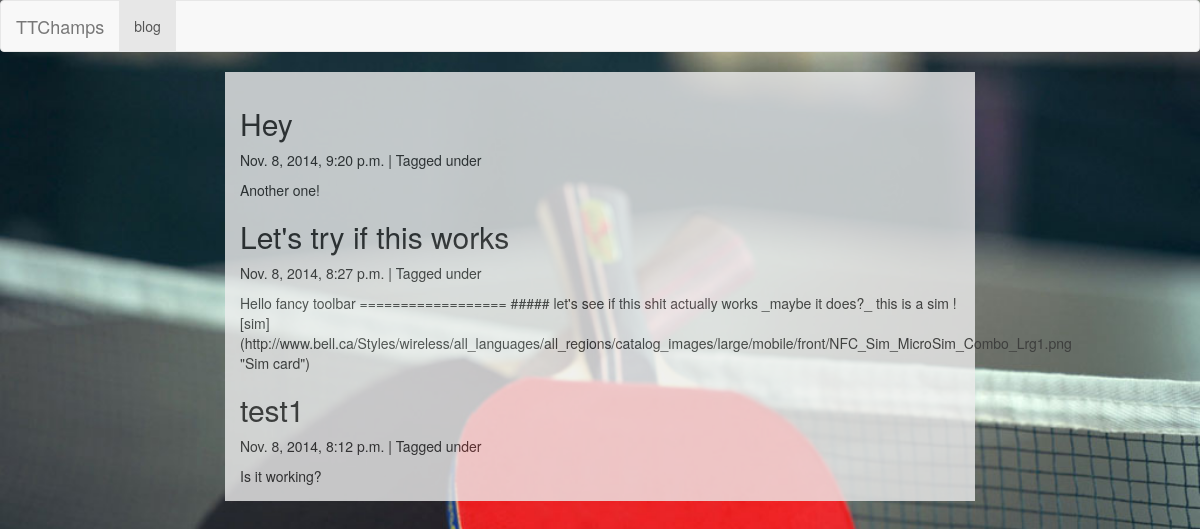
The page / on the database its author committed.
### app/models.py (models this page shows, shortened)
class Entry(models.Model):
    title = models.CharField(max_length=200)
    body = models.TextField()
    slug = models.SlugField(max_length=200,unique=True)
    published = models.BooleanField(default=True)
    created = models.DateTimeField(auto_now_add=True)
    modified = models.DateTimeField(auto_now=True)
    tags = models.ManyToManyField(Tag)
    objects = EntryQuerySet.as_manager()
    class Meta:
        verbose_name = "Blog Entry"
        verbose_name_plural = "Blog Entries"
        ordering = ["-created"]

### app/views.py (the view)
# urls.py: url(r'^$', views.blogs),
def blogs(request):
	entries = models.Entry.objects.all()
	return render_to_response('pages/home.html', {'object_list': entries})

### templates/pages/home.html
{% extends "pages/base.html" %}
{% load django_markdown %}
{% block blog_entries %}
{% for object in object_list %}
<div class="post">
	<h2>{{ object.title }}</h2>
	<p class="meta">
		{{ object.created }} |
		Tagged under {{ object.tags.all|join:", " }}
	</p>
	{{ object.body|markdown }}
</div>
{% endfor %}
{% endblock %}

### templates/pages/base.html (shortened to what this page needs)
<!DOCTYPE html>
<html lang="en">
  <head>
    <link href="static/css/blog.css" rel="stylesheet" media="screen">
    <link href="static/css/bootstrap.min.css" rel="stylesheet" media="screen">
  </head>
  <body>
    {% include 'objects/navbar.html' %}
    <div class="container">
      <div class="row">
        <div class="col-md-2"></div>
        <div class="col-md-8">
          <div id="content">
            {% block blog_entries %}{% endblock %}
          </div>
        </div>
        <div class="col-md-2"></div>
      </div>
    </div>
  </body>
</html>

### templates/objects/navbar.html (shortened to what this page needs)
<nav class="navbar navbar-default" role="navigation">
  <div class="container-fluid">
    <div class="navbar-header">
      <a class="navbar-brand" href="#">TTChamps</a>
    </div>
    <div class="collapse navbar-collapse" id="bs-example-navbar-collapse-1">
      <ul class="nav navbar-nav">
        <li class="active"><a href="#">blog</a></li>
      </ul>
    </div>
  </div>
</nav>

### static/css/blog.css (style rules this page uses)
body { background: url("../images/background.jpg") no-repeat center center fixed; -webkit-background-size: cover; -moz-background-size: cover; -o-background-size: cover; background-size: cover; }
#content { opacity: 0.8; background-color: #EEE; color: #333; padding: 15px }

### rows shown on the page
Entry: title "Hey", created "Nov. 8, 2014, 9:20 p.m.", body "Another one!"
Entry: title "Let's try if this works", created "Nov. 8, 2014, 8:27 p.m.", body "Hello fancy toolbar ================== ##### let's see if this shit actually works _maybe it does?_ this is a sim ![sim](http://www.bell.ca/Styles/wireless/all_languages/all_regions/catalog_images/large/mobile/front/NFC_Sim_MicroSim_Combo_Lrg1.png \"Sim card\")"
Entry: title "test1", created "Nov. 8, 2014, 8:12 p.m.", body "Is it working?"
